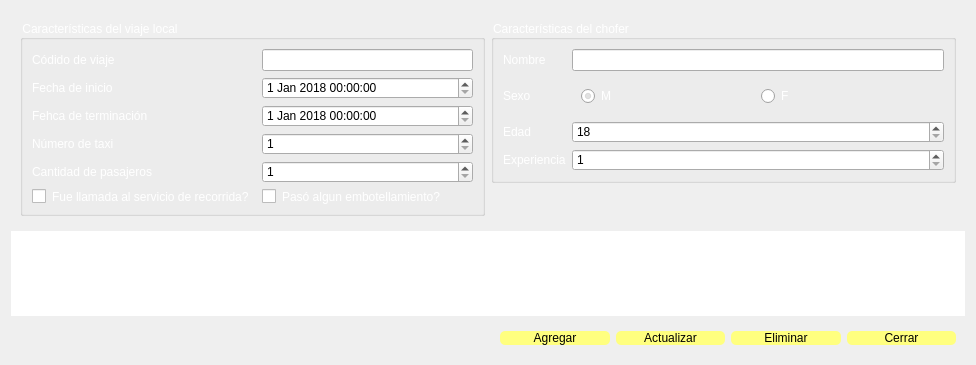
<?xml version="1.0" encoding="UTF-8"?>
<ui version="4.0">
 <class>Form</class>
 <widget class="QWidget" name="Form">
  <property name="geometry">
   <rect>
    <x>0</x>
    <y>0</y>
    <width>976</width>
    <height>365</height>
   </rect>
  </property>
  <property name="windowTitle">
   <string>Insetar Viaje local</string>
  </property>
  <property name="styleSheet">
   <string notr="true">QPushButton#btn_add:hover{
background-color: rgb(85, 170, 0);
}
QPushButton#btn_add{
color: rgb(0, 0, 0);
font: italic 12pt &quot;Poor Richard&quot;;
background-color: rgb(255, 255, 127);
border-radius: 5px;
}

QPushButton#btn_upt:hover{
background-color: rgb(85, 170, 0);
}
QPushButton#btn_upt{
color: rgb(0, 0, 0);
font: italic 12pt &quot;Poor Richard&quot;;
background-color: rgb(255, 255, 127);
border-radius: 5px;
}

QPushButton#btn_del:hover{
background-color: rgb(85, 170, 0);
}
QPushButton#btn_del{
color: rgb(0, 0, 0);
font: italic 12pt &quot;Poor Richard&quot;;
background-color: rgb(255, 255, 127);
border-radius: 5px;
}

QPushButton#btn_close:hover{
background-color: rgb(85, 170, 0);
}
QPushButton#btn_close{
color: rgb(0, 0, 0);
font: italic 12pt &quot;Poor Richard&quot;;
background-color: rgb(255, 255, 127);
border-radius: 5px;
}</string>
  </property>
  <layout class="QGridLayout" name="gridLayout_6">
   <item row="0" column="0" colspan="2">
    <widget class="QWidget" name="widget_3" native="true">
     <layout class="QGridLayout" name="gridLayout_4">
      <item row="0" column="0" rowspan="2">
       <widget class="QGroupBox" name="groupBox">
        <property name="styleSheet">
         <string notr="true">color: rgb(255, 255, 255);
font: italic 13pt &quot;Poor Richard&quot;;</string>
        </property>
        <property name="title">
         <string>Características del viaje local</string>
        </property>
        <layout class="QGridLayout" name="gridLayout">
         <item row="0" column="0">
          <widget class="QLabel" name="label">
           <property name="styleSheet">
            <string notr="true">font: italic 12pt &quot;Poor Richard&quot;;
	color: rgb(255, 255, 255);
border-radius: 10px;
</string>
           </property>
           <property name="text">
            <string>Códido de viaje</string>
           </property>
          </widget>
         </item>
         <item row="0" column="1" rowspan="5">
          <widget class="QWidget" name="widget" native="true"/>
         </item>
         <item row="0" column="2">
          <widget class="QLineEdit" name="txt_codigo">
           <property name="styleSheet">
            <string notr="true">color: rgb(0, 0, 0);</string>
           </property>
          </widget>
         </item>
         <item row="1" column="0">
          <widget class="QLabel" name="label_2">
           <property name="styleSheet">
            <string notr="true">font: italic 12pt &quot;Poor Richard&quot;;
	color: rgb(255, 255, 255);
border-radius: 10px;
</string>
           </property>
           <property name="text">
            <string>Fecha de inicio</string>
           </property>
          </widget>
         </item>
         <item row="1" column="2">
          <widget class="QDateTimeEdit" name="date_fecha_inicio">
           <property name="styleSheet">
            <string notr="true">color: rgb(0, 0, 0);</string>
           </property>
           <property name="dateTime">
            <datetime>
             <hour>0</hour>
             <minute>0</minute>
             <second>0</second>
             <year>2018</year>
             <month>1</month>
             <day>1</day>
            </datetime>
           </property>
           <property name="maximumDateTime">
            <datetime>
             <hour>23</hour>
             <minute>59</minute>
             <second>59</second>
             <year>2050</year>
             <month>12</month>
             <day>31</day>
            </datetime>
           </property>
           <property name="minimumDateTime">
            <datetime>
             <hour>0</hour>
             <minute>0</minute>
             <second>0</second>
             <year>2000</year>
             <month>9</month>
             <day>14</day>
            </datetime>
           </property>
          </widget>
         </item>
         <item row="2" column="0">
          <widget class="QLabel" name="label_3">
           <property name="styleSheet">
            <string notr="true">font: italic 12pt &quot;Poor Richard&quot;;
	color: rgb(255, 255, 255);
border-radius: 10px;
</string>
           </property>
           <property name="text">
            <string>Fehca de terminación</string>
           </property>
          </widget>
         </item>
         <item row="2" column="2">
          <widget class="QDateTimeEdit" name="date_fecha_termina">
           <property name="styleSheet">
            <string notr="true">color: rgb(0, 0, 0);</string>
           </property>
           <property name="dateTime">
            <datetime>
             <hour>0</hour>
             <minute>0</minute>
             <second>0</second>
             <year>2018</year>
             <month>1</month>
             <day>1</day>
            </datetime>
           </property>
           <property name="maximumDateTime">
            <datetime>
             <hour>23</hour>
             <minute>59</minute>
             <second>59</second>
             <year>2050</year>
             <month>12</month>
             <day>31</day>
            </datetime>
           </property>
           <property name="minimumDateTime">
            <datetime>
             <hour>0</hour>
             <minute>0</minute>
             <second>0</second>
             <year>2000</year>
             <month>9</month>
             <day>14</day>
            </datetime>
           </property>
          </widget>
         </item>
         <item row="3" column="0">
          <widget class="QLabel" name="label_4">
           <property name="styleSheet">
            <string notr="true">font: italic 12pt &quot;Poor Richard&quot;;
	color: rgb(255, 255, 255);
border-radius: 10px;
</string>
           </property>
           <property name="text">
            <string>Número de taxi</string>
           </property>
          </widget>
         </item>
         <item row="3" column="2">
          <widget class="QSpinBox" name="spn_numero_taxi">
           <property name="styleSheet">
            <string notr="true">color: rgb(0, 0, 0);</string>
           </property>
           <property name="minimum">
            <number>1</number>
           </property>
           <property name="maximum">
            <number>10000</number>
           </property>
          </widget>
         </item>
         <item row="4" column="0">
          <widget class="QLabel" name="label_5">
           <property name="styleSheet">
            <string notr="true">font: italic 12pt &quot;Poor Richard&quot;;
	color: rgb(255, 255, 255);
border-radius: 10px;
</string>
           </property>
           <property name="text">
            <string>Cantidad de pasajeros</string>
           </property>
          </widget>
         </item>
         <item row="4" column="2">
          <widget class="QSpinBox" name="spn_cant_pasajeros">
           <property name="styleSheet">
            <string notr="true">color: rgb(0, 0, 0);</string>
           </property>
           <property name="minimum">
            <number>1</number>
           </property>
           <property name="maximum">
            <number>10</number>
           </property>
          </widget>
         </item>
         <item row="5" column="0">
          <widget class="QCheckBox" name="check_llamada">
           <property name="styleSheet">
            <string notr="true">font: italic 12pt &quot;Poor Richard&quot;;
	color: rgb(255, 255, 255);
border-radius: 5px;
</string>
           </property>
           <property name="text">
            <string>Fue llamada al servicio de recorrida?</string>
           </property>
          </widget>
         </item>
         <item row="5" column="2">
          <widget class="QCheckBox" name="check_pasa_emb">
           <property name="styleSheet">
            <string notr="true">font: italic 12pt &quot;Poor Richard&quot;;
	color: rgb(255, 255, 255);
border-radius: 5px;
</string>
           </property>
           <property name="text">
            <string>Pasó algun embotellamiento?</string>
           </property>
          </widget>
         </item>
        </layout>
       </widget>
      </item>
      <item row="0" column="1">
       <widget class="QGroupBox" name="groupBox_2">
        <property name="styleSheet">
         <string notr="true">color: rgb(255, 255, 255);
font: italic 13pt &quot;Poor Richard&quot;;</string>
        </property>
        <property name="title">
         <string>Características del chofer</string>
        </property>
        <layout class="QGridLayout" name="gridLayout_3">
         <item row="0" column="0">
          <widget class="QLabel" name="label_6">
           <property name="styleSheet">
            <string notr="true">font: italic 12pt &quot;Poor Richard&quot;;
	color: rgb(255, 255, 255);
border-radius: 10px;
</string>
           </property>
           <property name="text">
            <string>Nombre</string>
           </property>
          </widget>
         </item>
         <item row="0" column="1">
          <widget class="QLineEdit" name="txt_nombre">
           <property name="styleSheet">
            <string notr="true">color: rgb(0, 0, 0);</string>
           </property>
          </widget>
         </item>
         <item row="1" column="0">
          <widget class="QLabel" name="label_7">
           <property name="styleSheet">
            <string notr="true">font: italic 12pt &quot;Poor Richard&quot;;
	color: rgb(255, 255, 255);
border-radius: 10px;
</string>
           </property>
           <property name="text">
            <string>Sexo</string>
           </property>
          </widget>
         </item>
         <item row="1" column="1">
          <widget class="QWidget" name="widget_2" native="true">
           <layout class="QGridLayout" name="gridLayout_2">
            <item row="0" column="0">
             <widget class="QRadioButton" name="rb_mas">
              <property name="text">
               <string>M</string>
              </property>
              <property name="checked">
               <bool>true</bool>
              </property>
             </widget>
            </item>
            <item row="0" column="1">
             <widget class="QRadioButton" name="rb_fem">
              <property name="text">
               <string>F</string>
              </property>
             </widget>
            </item>
           </layout>
          </widget>
         </item>
         <item row="2" column="0">
          <widget class="QLabel" name="label_8">
           <property name="styleSheet">
            <string notr="true">font: italic 12pt &quot;Poor Richard&quot;;
	color: rgb(255, 255, 255);
border-radius: 10px;
</string>
           </property>
           <property name="text">
            <string>Edad</string>
           </property>
          </widget>
         </item>
         <item row="2" column="1">
          <widget class="QSpinBox" name="spn_edad">
           <property name="styleSheet">
            <string notr="true">color: rgb(0, 0, 0);</string>
           </property>
           <property name="minimum">
            <number>18</number>
           </property>
           <property name="maximum">
            <number>140</number>
           </property>
          </widget>
         </item>
         <item row="3" column="0">
          <widget class="QLabel" name="label_9">
           <property name="styleSheet">
            <string notr="true">font: italic 12pt &quot;Poor Richard&quot;;
	color: rgb(255, 255, 255);
border-radius: 10px;
</string>
           </property>
           <property name="text">
            <string>Experiencia</string>
           </property>
          </widget>
         </item>
         <item row="3" column="1">
          <widget class="QSpinBox" name="spn_exp">
           <property name="styleSheet">
            <string notr="true">color: rgb(0, 0, 0);</string>
           </property>
           <property name="minimum">
            <number>1</number>
           </property>
          </widget>
         </item>
        </layout>
       </widget>
      </item>
      <item row="1" column="1">
       <widget class="QWidget" name="widget_4" native="true"/>
      </item>
     </layout>
    </widget>
   </item>
   <item row="2" column="0">
    <widget class="QWidget" name="widget_6" native="true"/>
   </item>
   <item row="2" column="1">
    <widget class="QWidget" name="widget_5" native="true">
     <layout class="QGridLayout" name="gridLayout_5">
      <item row="0" column="0">
       <widget class="QPushButton" name="btn_add">
        <property name="cursor">
         <cursorShape>PointingHandCursor</cursorShape>
        </property>
        <property name="styleSheet">
         <string notr="true"/>
        </property>
        <property name="text">
         <string>Agregar</string>
        </property>
       </widget>
      </item>
      <item row="0" column="1">
       <widget class="QPushButton" name="btn_upt">
        <property name="cursor">
         <cursorShape>PointingHandCursor</cursorShape>
        </property>
        <property name="styleSheet">
         <string notr="true"/>
        </property>
        <property name="text">
         <string>Actualizar</string>
        </property>
       </widget>
      </item>
      <item row="0" column="2">
       <widget class="QPushButton" name="btn_del">
        <property name="cursor">
         <cursorShape>PointingHandCursor</cursorShape>
        </property>
        <property name="styleSheet">
         <string notr="true"/>
        </property>
        <property name="text">
         <string>Eliminar</string>
        </property>
       </widget>
      </item>
      <item row="0" column="3">
       <widget class="QPushButton" name="btn_close">
        <property name="cursor">
         <cursorShape>PointingHandCursor</cursorShape>
        </property>
        <property name="styleSheet">
         <string notr="true"/>
        </property>
        <property name="text">
         <string>Cerrar</string>
        </property>
       </widget>
      </item>
     </layout>
    </widget>
   </item>
   <item row="1" column="0" colspan="2">
    <widget class="QTableWidget" name="tabla">
     <property name="styleSheet">
      <string notr="true">color: rgb(0, 0, 0);
border-radius: 30px;
font: italic 12pt &quot;Poor Richard&quot;;</string>
     </property>
    </widget>
   </item>
  </layout>
 </widget>
 <resources/>
 <connections/>
</ui>
